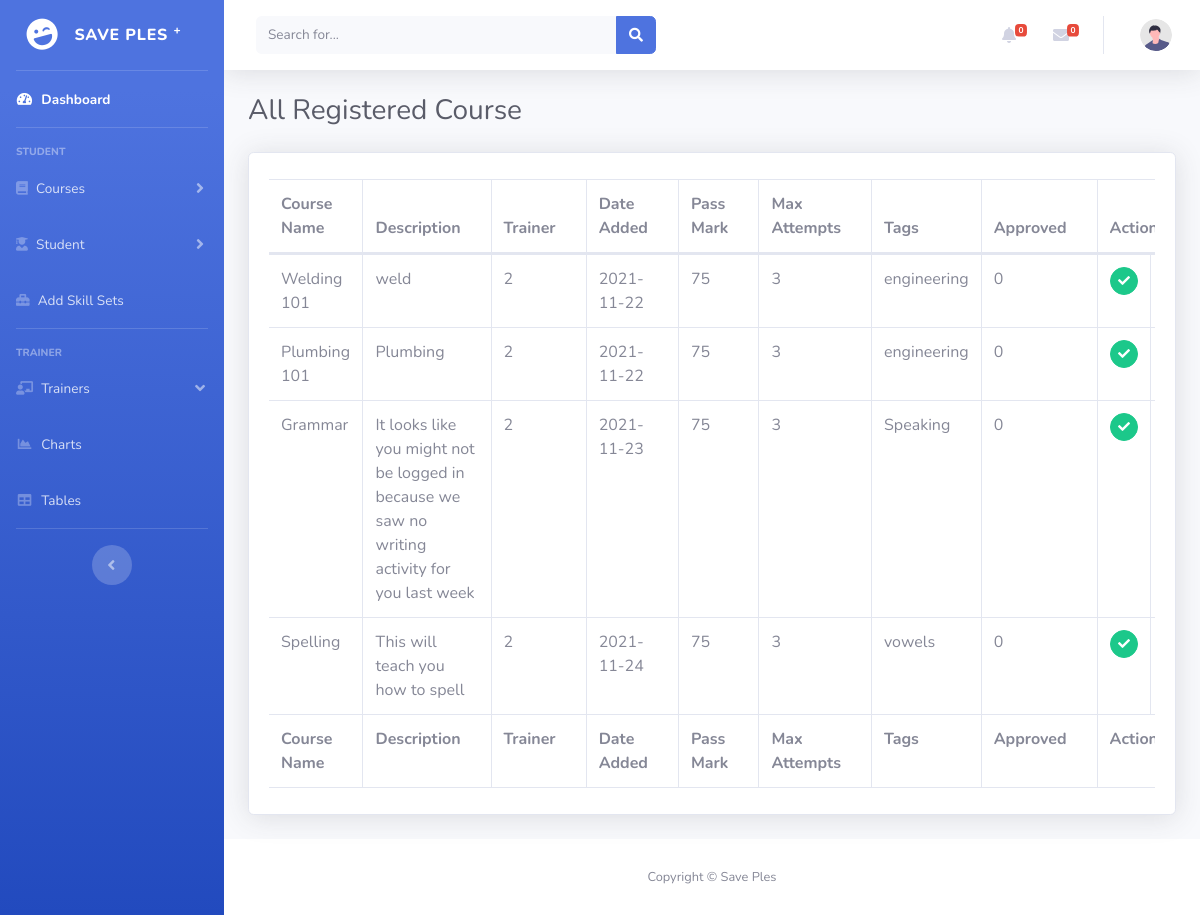
The page /see-courses.php on the database as committed earlier.
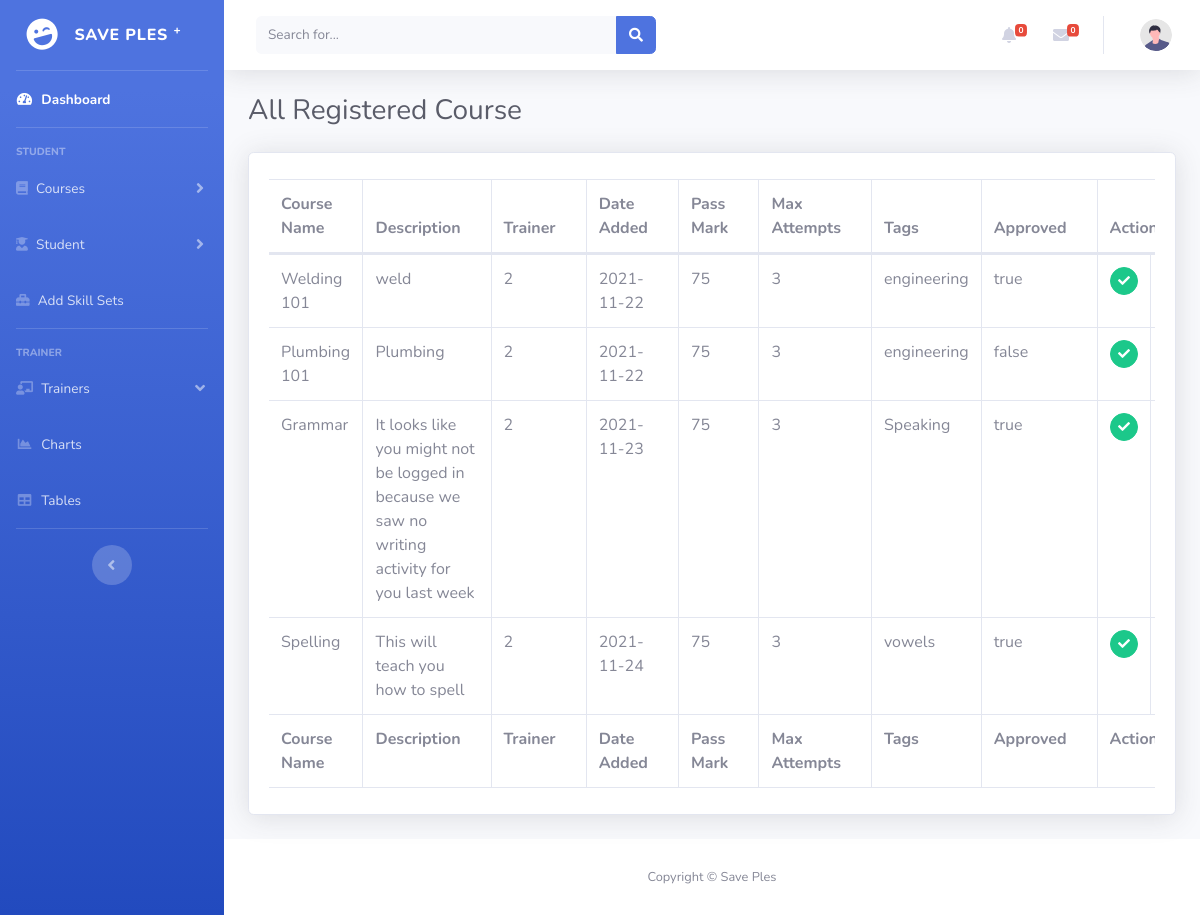
The same page on the database as committed later.
### tables this page shows
CREATE TABLE `Courses` (
  `CourseID` int(11) NOT NULL,
  `CourseName` varchar(50) DEFAULT NULL,
  `Course_description` varchar(255) DEFAULT NULL,
  `TrainerID` varchar(50) DEFAULT NULL,
  `DateAAdded` date DEFAULT NULL,
  `PassMark` varchar(50) DEFAULT NULL,
  `MaxAttempts` varchar(50) DEFAULT '5',
  `Tag` varchar(50) DEFAULT NULL,
  `approved` varchar(10) NOT NULL,
  `Skillsets_SkillID` int(11) NOT NULL
);

### all-course-table.php (the view, shortened to what this page needs)
<div class="card shadow mb-4">
    <div class="card-body">
        <div class="table-responsive">
            <table class="table table-bordered" id="dataTable" width="100%" cellspacing="0">
                <thead>
                    <tr>
                       <th>Course Name</th>
                        <th>Description</th>
                        <th>Trainer</th>
                        <th>Date Added</th>
                        <th>Pass Mark</th>
                        <th>Max Attempts</th>
                        <th>Tags</th>
                        <th>Approved</th>
                        <th colspan="3">Action</th>
                    </tr>
                </thead>
                <tfoot>
                    <tr>
                        <th>Course Name</th>
                        <th>Description</th>
                        <th>Trainer</th>
                        <th>Date Added</th>
                        <th>Pass Mark</th>
                        <th>Max Attempts</th>
                        <th>Tags</th>
                        <th>Approved</th>
                        <th colspan="3">Action</th>
                    </tr>
                </tfoot>
                <tbody>
                    <?php
                        require 'src/db-connection.php';
                        $query = mysqli_query($db, "SELECT * FROM `Courses` ORDER BY `CourseID` ASC;") or die(mysqli_error());
    			        while($fetch = mysqli_fetch_array($query)){
                    ?>
                    <tr>
                        <td><?php echo $fetch['CourseName']?> </td>
                        <td><?php echo $fetch['Course_description']?></td>
                        <td><?php echo $fetch['TrainerID']?></td>
                        <td><?php echo $fetch['DateAAdded']?></td>
                        <td><?php echo $fetch['PassMark']?></td>
                        <td><?php echo $fetch['MaxAttempts']?></td>
                        <td><?php echo $fetch['Tag']?></td>
                        <td><?php echo $fetch['approved']?></td>
                        <td>
                            <a href="./src/server.php?approve=<?php echo $fetch['CourseID']?>&skillID=<?php echo $fetch['Skillsets_SkillID'];?>" class="btn btn-success btn-circle btn-sm" data-toggle="tooltip" data-placement="top" title="Approve">
                                <i class="fas fa-check"></i>
                            </a>
                        </td>
                        <td>
                        </td>
                    </tr>
                    <?php
    			        }
    		        ?>
                </tbody>
            </table>
        </div>
    </div>
</div>

### see-courses.php (shortened to what this page needs)
<?php
    include './src/server.php';
?>
<!DOCTYPE html>
<html lang="en">
<head>
    <link href="vendor/fontawesome-free/css/all.min.css" rel="stylesheet" type="text/css">
    <link href="css/sb-admin-2.min.css" rel="stylesheet">
    <link href="vendor/datatables/dataTables.bootstrap4.min.css" rel="stylesheet">
</head>
<body id="page-top">
    <div id="wrapper">
        <?php include 'side-bar-menu.php'; ?>
        <div id="content-wrapper" class="d-flex flex-column">
            <div id="content">
                <?php include 'Topbar.php'; ?>
                <div class="container-fluid">
                    <h1 class="h3 mb-4 text-gray-800">All Registered Course</h1>
                    <?php include 'all-course-table.php'; ?>
                </div>
            </div>
            <footer class="sticky-footer bg-white">
                <div class="container my-auto">
                    <div class="copyright text-center my-auto">
                        <span>Copyright &copy; Save Ples</span>
                    </div>
                </div>
            </footer>
        </div>
    </div>
</body>
</html>

### side-bar-menu.php (shortened to what this page needs)
<ul class="navbar-nav bg-gradient-primary sidebar sidebar-dark accordion" id="accordionSidebar">
    <a class="sidebar-brand d-flex align-items-center justify-content-center" href="index.php">
        <div class="sidebar-brand-icon rotate-n-15">
            <i class="fas fa-laugh-wink"></i>
        </div>
        <div class="sidebar-brand-text mx-3">SAVE PLES <sup>+</sup></div>
    </a>
    <hr class="sidebar-divider my-0">
    <li class="nav-item active">
        <a class="nav-link" href="index.php">
            <i class="fas fa-fw fa-tachometer-alt"></i>
            <span>Dashboard</span></a>
    </li>
    <hr class="sidebar-divider">
    <div class="sidebar-heading">
        Student
    </div>
    <li class="nav-item">
        <a class="nav-link collapsed" href="#" data-toggle="collapse" data-target="#collapseTwo"
            aria-expanded="true" aria-controls="collapseTwo">
            <i class="fas fa-book"></i>
            <span>Courses</span>
        </a>
    </li>
    <li class="nav-item">
        <a class="nav-link collapsed" href="#" data-toggle="collapse" data-target="#collapseUtilities"
            aria-expanded="true" aria-controls="collapseUtilities">
            <i class="fas fa-user-graduate"></i>
            <span>Student</span>
        </a>
    </li>
    <li class="nav-item">
        <a class="nav-link" href="add-skill-sets.php">
            <i class="fas fa-toolbox"></i>
            <span>Add Skill Sets</span></a>
    </li>
    <hr class="sidebar-divider">
    <div class="sidebar-heading">
        Trainer
    </div>
    <li class="nav-item">
        <a class="nav-link" href="#" data-toggle="collapse" data-target="#collapsePages" aria-expanded="true"
            aria-controls="collapsePages">
            <i class="fas fa-chalkboard-teacher"></i>
            <span>Trainers</span>
        </a>
    </li>
    <li class="nav-item">
        <a class="nav-link" href="#">
            <i class="fas fa-fw fa-chart-area"></i>
            <span>Charts</span></a>
    </li>
    <li class="nav-item">
        <a class="nav-link" href="#">
            <i class="fas fa-fw fa-table"></i>
            <span>Tables</span></a>
    </li>
    <hr class="sidebar-divider d-none d-md-block">
    <div class="text-center d-none d-md-inline">
        <button class="rounded-circle border-0" id="sidebarToggle"></button>
    </div>
</ul>

### Topbar.php (shortened to what this page needs)
<nav class="navbar navbar-expand navbar-light bg-white topbar mb-4 static-top shadow">
    <form
        class="d-none d-sm-inline-block form-inline mr-auto ml-md-3 my-2 my-md-0 mw-100 navbar-search">
        <div class="input-group">
            <input type="text" class="form-control bg-light border-0 small" placeholder="Search for..."
                aria-label="Search" aria-describedby="basic-addon2">
            <div class="input-group-append">
                <button class="btn btn-primary" type="button">
                    <i class="fas fa-search fa-sm"></i>
                </button>
            </div>
        </div>
    </form>
    <ul class="navbar-nav ml-auto">
        <li class="nav-item dropdown no-arrow mx-1">
            <a class="nav-link dropdown-toggle" href="#" id="alertsDropdown" role="button"
                data-toggle="dropdown" aria-haspopup="true" aria-expanded="false">
                <i class="fas fa-bell fa-fw"></i>
                <span class="badge badge-danger badge-counter">0</span>
            </a>
        </li>
        <li class="nav-item dropdown no-arrow mx-1">
            <a class="nav-link dropdown-toggle" href="#" id="messagesDropdown" role="button"
                data-toggle="dropdown" aria-haspopup="true" aria-expanded="false">
                <i class="fas fa-envelope fa-fw"></i>
                <span class="badge badge-danger badge-counter">0</span>
            </a>
        </li>
        <li class="nav-item dropdown no-arrow">
            <a class="nav-link dropdown-toggle" href="#" id="userDropdown" role="button"
                data-toggle="dropdown" aria-haspopup="true" aria-expanded="false">
                <img class="img-profile rounded-circle"
                    src="img/undraw_profile.svg">
            </a>
        </li>
    </ul>
</nav>

Rows that differ between the two databases and show on the page:
changed courses "Welding 101": approved "0" → "true"
changed courses "Plumbing 101": approved "0" → "false"
changed courses "Grammar": approved "0" → "true"
changed courses "Spelling": approved "0" → "true"
